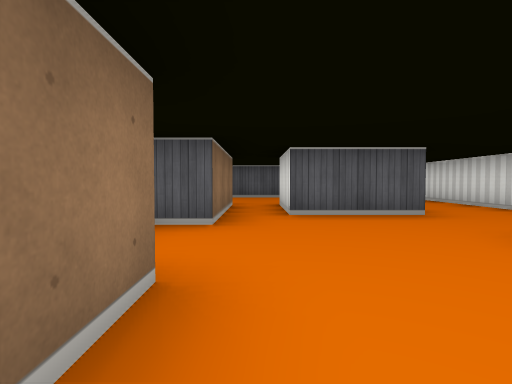
view 1 (above)

15 first-person views from a walk through a cub3D ray-caster map. The camera is about half as high as the walls, tilts 2° down and sees 80° across. The floor is counted in squares. Each view is taken from the middle of a square. On the plan, view 1 faces up. The plan holds only what a view shows up to about 9 squares ahead; the rest is blank.

view 2
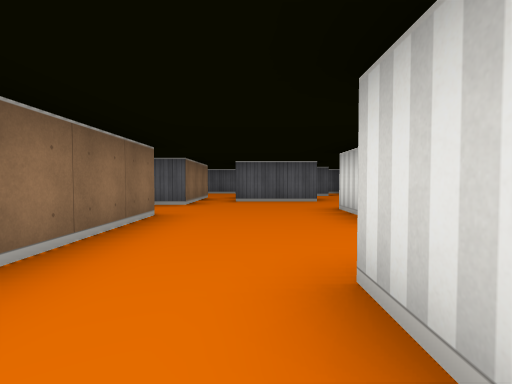

view 3
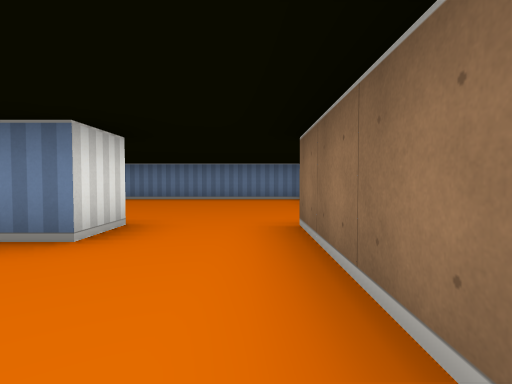

view 4
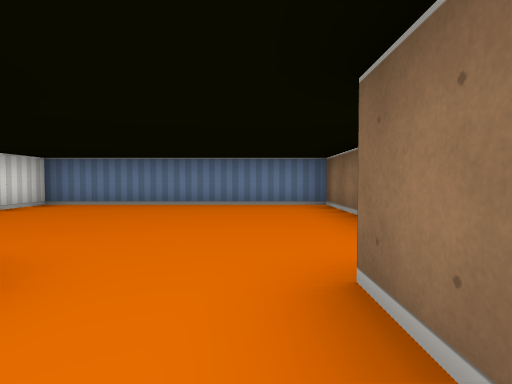

view 5
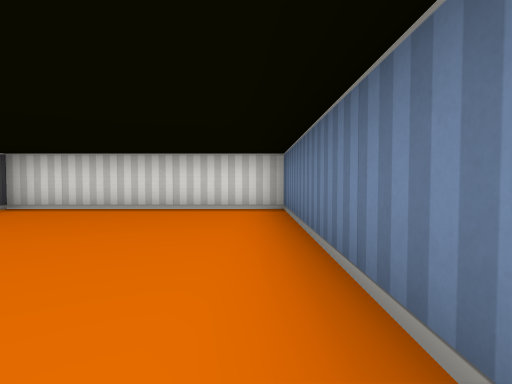

view 6
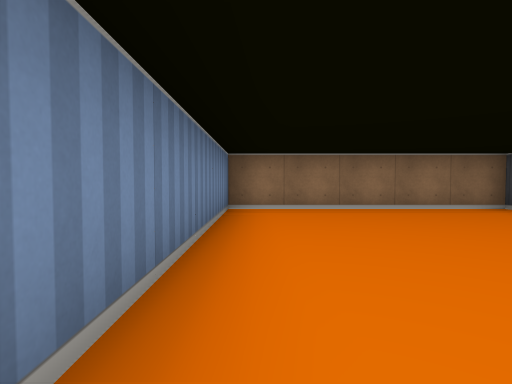

view 7
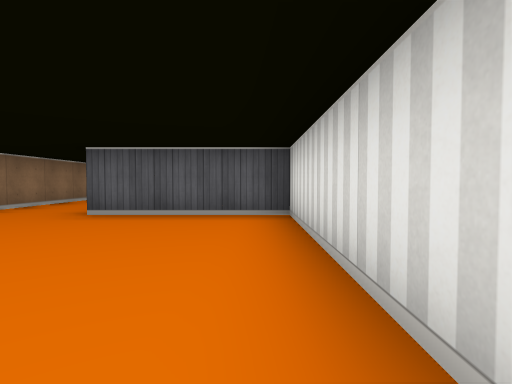

view 8
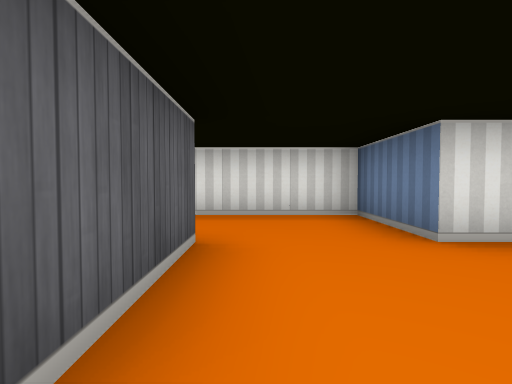

view 9
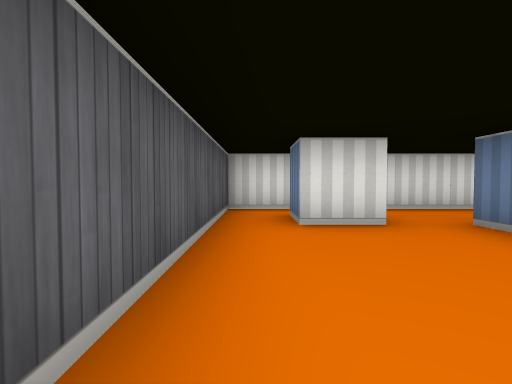

view 10
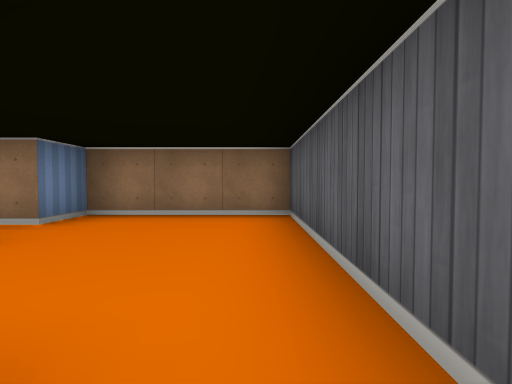

view 11
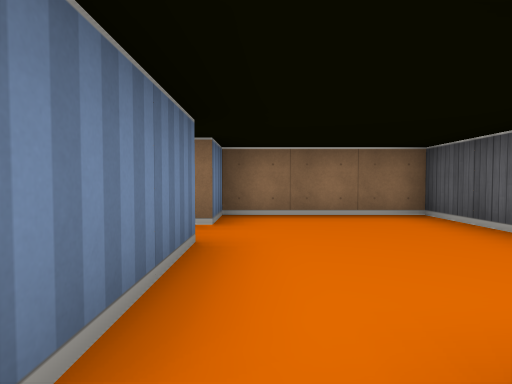

view 12
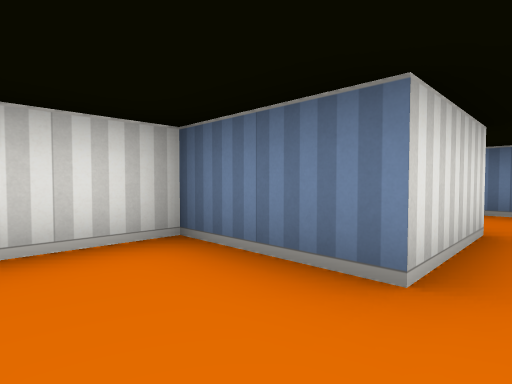

view 13
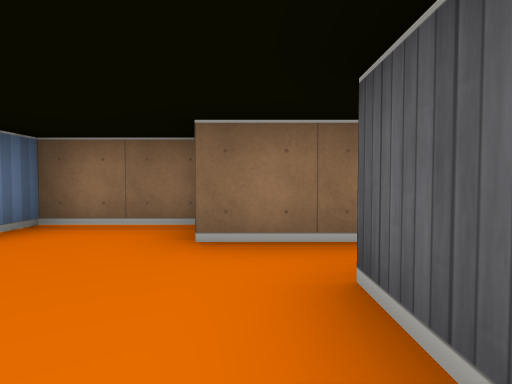

view 14
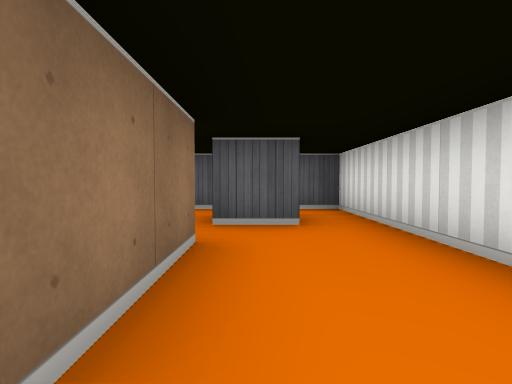

view 15
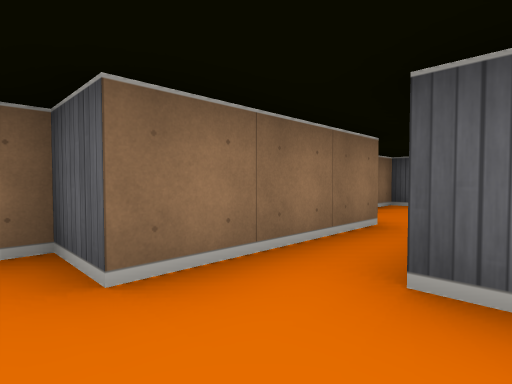

### Floor plan
Ten units are one square. View 1 is at (0, 0); x grows to the right and y downward. Boxes are objects, and circles mark ways between rooms. Rooms are numbered by the first view taken in them; rooms with no view inside come last. Other rooms are left out.
<svg viewBox="-20 -100 70 180">
<path fill="none" stroke="#000" d="M-5 -15 -5 15M25 -5 25 -25 45 -25 45 -45M-5 -45 -5 -35 -15 -35 -15 -15 -9 -15M25 -45 5 -45M15 15 29 15M-15 24 -15 75 45 75 45 25 15 25 15 15M-5 15 -5 25M36 -75 25 -75 25 -85 35 -85M5 -45 5 -65 25 -65 25 -45M45 -45 45 -95 -15 -95 -15 -65 -5 -65 -5 -45"/>
<circle cx="5" cy="20" r="3" fill="#2a7"/>
<circle cx="0" cy="-55" r="3" fill="#2a7"/>
<circle cx="35" cy="-55" r="3" fill="#2a7"/>
<text x="10" y="-20">1</text>
<text x="10" y="50">2</text>
<text x="20" y="-70">3</text>
</svg>
Room 1 opens to room 2. Room 1 opens to room 3.

Where each view was taken, in squares from view 1:
view 1: 0 up, 0 right, facing up
view 2: 3 down, 1 right, facing up
view 3: 1 up, 0 right, facing down
view 4: 1 down, 0 right, facing down
view 5: 7 down, 1 left, facing right
view 6: 7 down, 4 right, facing left
view 7: 7 down, 4 right, facing up
view 8: 4 up, 0 right, facing right
view 9: 9 up, 1 left, facing right
view 10: 9 up, 3 right, facing left
view 11: 7 up, 3 right, facing left
view 12: 4 up, 2 right, facing down-right
view 13: 4 up, 2 right, facing left
view 14: 4 up, 3 right, facing up
view 15: 3 up, 1 right, facing up-left
